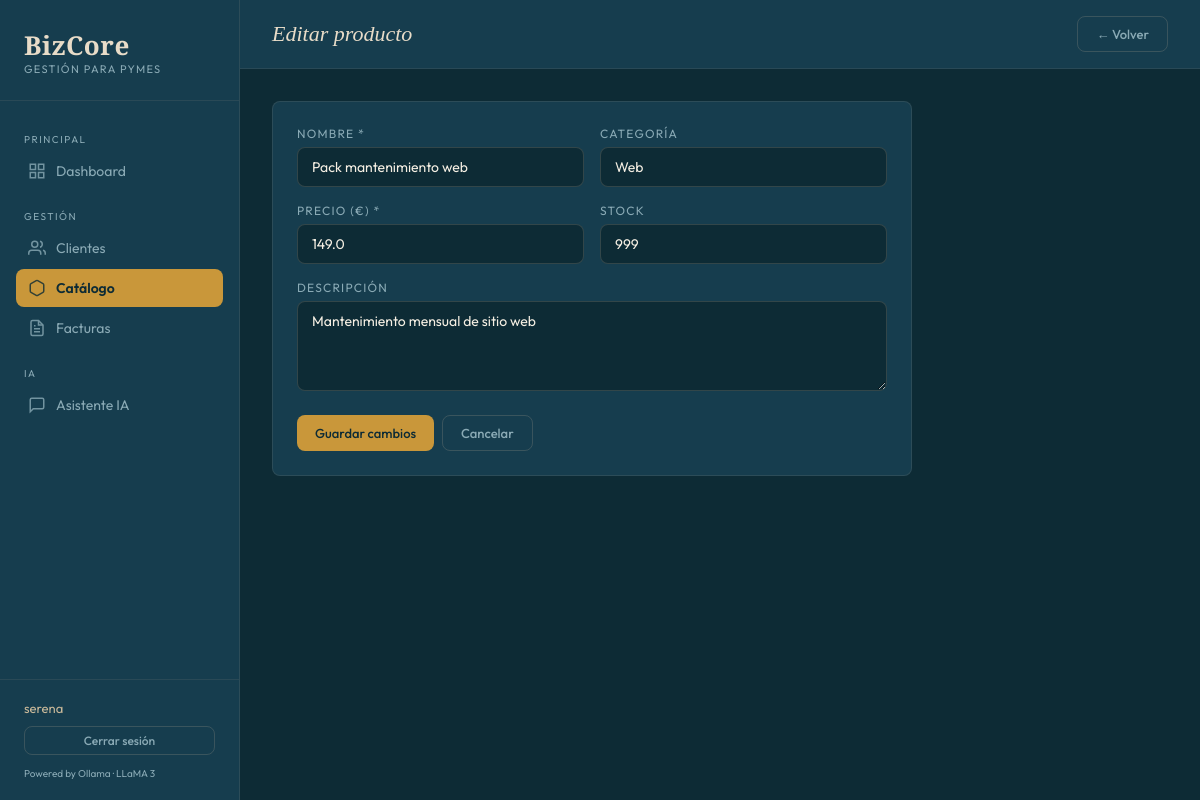
The app's page /productos/2/editar (signed in) with its own data.
### models.py (models this page shows)
class Producto(db.Model):
    id = db.Column(db.Integer, primary_key=True)
    nombre = db.Column(db.String(120), nullable=False)
    descripcion = db.Column(db.Text)
    precio = db.Column(db.Float, nullable=False)
    stock = db.Column(db.Integer, default=0)
    categoria = db.Column(db.String(80))
    created_at = db.Column(db.DateTime, default=datetime.utcnow)

### app.py (the view, shortened to what this page needs)
@app.route('/productos/<int:id>/editar', methods=['GET', 'POST'])
@login_required
def editar_producto(id):
    p = Producto.query.get_or_404(id)
    return render_template('producto_form.html', producto=p)

### app.py (called while the page is built)
def login_required(f):
    @wraps(f)
    def decorated(*args, **kwargs):
        if 'user_id' not in session:
            return redirect(url_for('login'))
        return f(*args, **kwargs)
    return decorated

### templates/producto_form.html (shortened to what this page needs)
{% extends "base.html" %}
{% block page_title %}{{ 'Editar producto' if producto else 'Nuevo producto' }}{% endblock %}
{% block topbar_actions %}
  <a href="{{ url_for('productos') }}" class="btn btn-ghost">← Volver</a>
{% endblock %}
{% block content %}
<div class="card" style="max-width: 640px;">
  <form method="POST">
    <div class="form-grid mb-6">
      <div class="form-group">
        <label>Nombre *</label>
        <input type="text" name="nombre" value="{{ producto.nombre if producto else '' }}" required>
      </div>
      <div class="form-group">
        <label>Categoría</label>
        <input type="text" name="categoria" value="{{ producto.categoria if producto else '' }}" placeholder="Ej: Software, Consultoría…">
      </div>
      <div class="form-group">
        <label>Precio (€) *</label>
        <input type="number" name="precio" step="0.01" min="0" value="{{ producto.precio if producto else '' }}" required>
      </div>
      <div class="form-group">
        <label>Stock</label>
        <input type="number" name="stock" min="0" value="{{ producto.stock if producto else 0 }}">
      </div>
      <div class="form-group full">
        <label>Descripción</label>
        <textarea name="descripcion">{{ producto.descripcion if producto else '' }}</textarea>
      </div>
    </div>
    <div class="flex gap-2">
      <button type="submit" class="btn btn-primary">{{ 'Guardar cambios' if producto else 'Crear producto' }}</button>
      <a href="{{ url_for('productos') }}" class="btn btn-ghost">Cancelar</a>
    </div>
  </form>
</div>
{% endblock %}

### static/css/main.css (style rules this page uses)
:root { --petrol: #0d2b35; --petrol-mid: #163d4e; --petrol-light: #1e5068; --sand: #e8dcc8; --sand-light: #f5efe3; --sand-dark: #c9b99a; --gold: #c9973a; --gold-light: #e8b558; --white: #faf8f4; --text-main: #f5efe3; --text-muted: #8aaab5; --text-dark: #0d2b35; --danger: #c0392b; --success: #2e7d52; --warn: #b8860b; --sidebar-w: 240px; --radius: 8px; --shadow: 0 4px 24px rgba(13,43,53,0.25); }
* { margin: 0; padding: 0; box-sizing: border-box; }
body { font-family: 'Outfit', sans-serif; background: var(--petrol); color: var(--text-main); min-height: 100vh; display: flex; }
.card { background: var(--petrol-mid); border: 1px solid rgba(201,179,154,0.12); border-radius: var(--radius); padding: 24px; }
.btn { display: inline-flex; align-items: center; gap: 6px; padding: 9px 18px; border-radius: var(--radius); font-family: 'Outfit', sans-serif; font-size: 13px; font-weight: 500; cursor: pointer; border: none; text-decoration: none; transition: all 0.2s; }
.btn-primary { background: var(--gold); color: var(--petrol); }
.btn-ghost { background: transparent; color: var(--text-muted); border: 1px solid rgba(201,179,154,0.2); }
.form-grid { display: grid; grid-template-columns: 1fr 1fr; gap: 16px; }
.form-group { display: flex; flex-direction: column; gap: 6px; }
.form-group.full { grid-column: 1 / -1; }
label { font-size: 12px; text-transform: uppercase; letter-spacing: 0.1em; color: var(--text-muted); }
input, select, textarea { background: var(--petrol); border: 1px solid rgba(201,179,154,0.2); border-radius: var(--radius); color: var(--sand-light); font-family: 'Outfit', sans-serif; font-size: 14px; padding: 10px 14px; transition: border-color 0.2s; outline: none; }
textarea { resize: vertical; min-height: 90px; }
.flex { display: flex; }
.gap-2 { gap: 8px; }
.mb-6 { margin-bottom: 24px; }

### records on screen
Producto: nombre "Pack mantenimiento web", categoria "Web", precio "149.0", stock "999", descripcion "Mantenimiento mensual de sitio web"

### other values on screen
{{ session.get('user_nombre', '') }} "serena"
{{ 'Editar producto' if producto else 'Nuevo producto' }} "Editar producto"
{{ 'Guardar cambios' if producto else 'Crear producto' }} "Guardar cambios"
